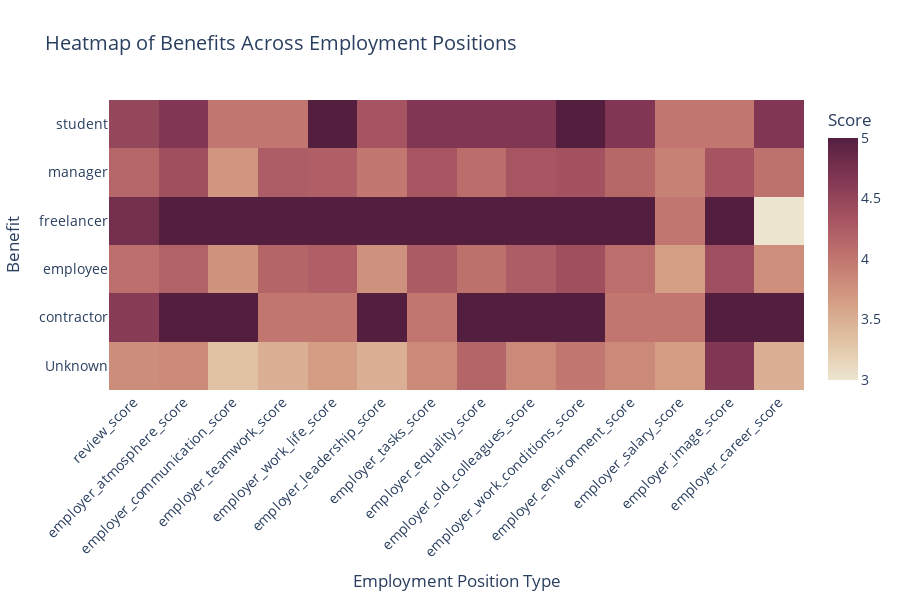

Notebook source saved alongside this figure:
### Code cell
heatmap_data = df_employment.T.astype(float)

fig = go.Figure(data=go.Heatmap(
    z=heatmap_data.values,
    x=heatmap_data.columns, 
    y=heatmap_data.index,    
    colorscale=px.colors.sequential.Brwnyl, 
    colorbar=dict(title='Score'),
    zmin=df_employment.min().min(), zmax=df_employment.max().max(), 
    hoverongaps=False
))

fig.update_layout(
    title='Heatmap of Benefits Across Employment Positions',
    xaxis_title='Employment Position Type',
    yaxis_title='Benefit',
    xaxis=dict(tickmode='array', tickvals=list(range(len(heatmap_data.columns))), tickangle=-45),
    yaxis=dict(tickmode='array', tickvals=list(range(len(heatmap_data.index)))),
    height=600,
    width=900,
    plot_bgcolor='white',
    paper_bgcolor='white',
    font=dict(size=14)
)

fig.show()

### Figure 1 — Plotly figure (JSON) as saved in the notebook; plotly's stock layout.template omitted (floating-point values rounded to 4 significant figures)
{"data": [{"colorbar": {"title": {"text": "Score"}}, "colorscale": [[0, "rgb(237, 229, 207)"], [0.1667, "rgb(224, 194, 162)"], [0.3333, "rgb(211, 156, 131)"], [0.5, "rgb(193, 118, 111)"], [0.6667, "rgb(166, 84, 97)"], [0.8333, "rgb(129, 55, 83)"], [1, "rgb(84, 31, 63)"]], "hoverongaps": false, "type": "heatmap", "x": ["review_score", "employer_atmosphere_score", "employer_communication_score", "employer_teamwork_score", "employer_work_life_score", "employer_leadership_score", "employer_tasks_score", "employer_equality_score", "employer_old_colleagues_score", "employer_work_conditions_score", "employer_environment_score", "employer_salary_score", "employer_image_score", "employer_career_score"], "y": ["Unknown", "contractor", "employee", "freelancer", "manager", "student"], "z": [[3.795, 3.833, 3.333, 3.5, 3.667, 3.5, 3.833, 4.167, 3.833, 4, 3.833, 3.667, 4.667, 3.5], [4.615, 5, 5, 4, 4, 5, 4, 5, 5, 5, 4, 4, 5, 5], [4.067, 4.192, 3.745, 4.165, 4.228, 3.763, 4.269, 4.053, 4.242, 4.391, 4.079, 3.642, 4.407, 3.786], [4.769, 5, 5, 5, 5, 5, 5, 5, 5, 5, 5, 4, 5, 3], [4.157, 4.386, 3.719, 4.246, 4.228, 3.982, 4.321, 4.089, 4.321, 4.351, 4.14, 3.895, 4.333, 4.036], [4.487, 4.667, 4, 4, 5, 4.333, 4.667, 4.667, 4.667, 5, 4.667, 4, 4, 4.667]], "zmax": 5, "zmin": 3}], "layout": {"font": {"size": 14}, "height": 600, "paper_bgcolor": "white", "plot_bgcolor": "white", "title": {"text": "Heatmap of Benefits Across Employment Positions"}, "width": 900, "xaxis": {"tickangle": -45, "tickmode": "array", "tickvals": [0, 1, 2, 3, 4, 5, 6, 7, 8, 9, 10, 11, 12, 13], "title": {"text": "Employment Position Type"}}, "yaxis": {"tickmode": "array", "tickvals": [0, 1, 2, 3, 4, 5], "title": {"text": "Benefit"}}}}
